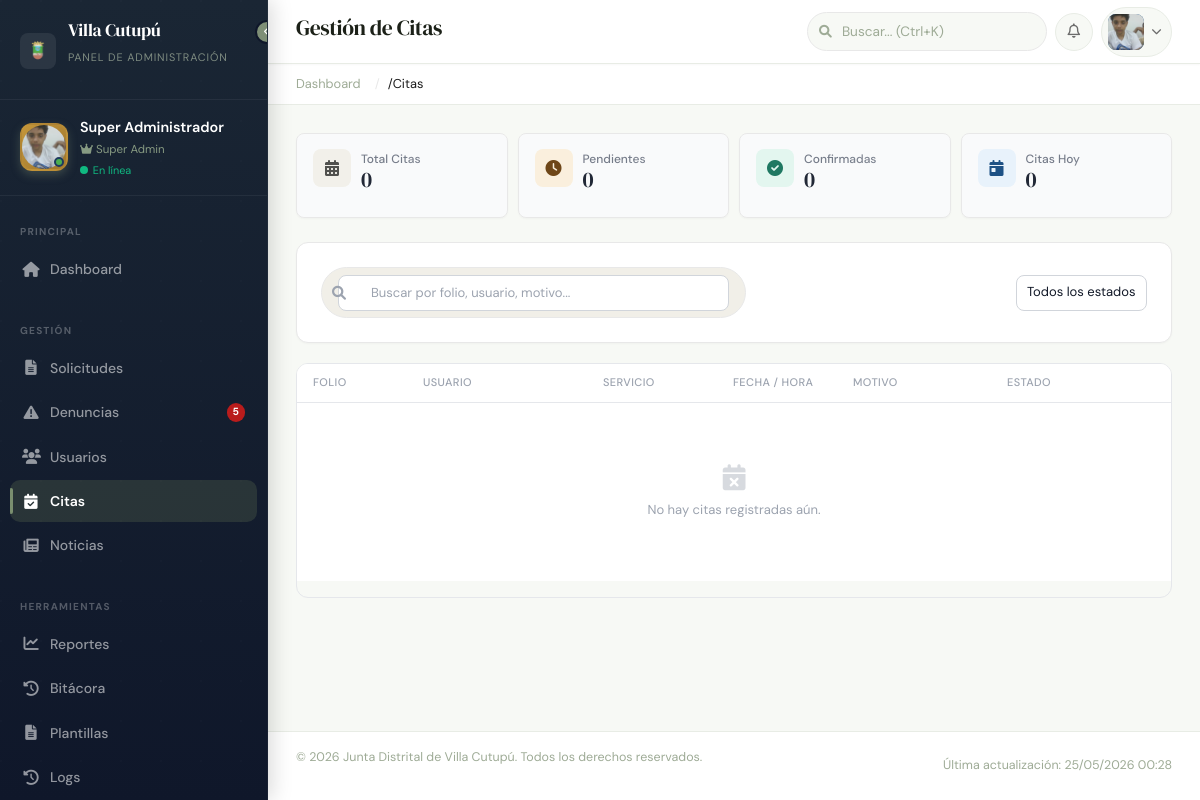
Screenshot of /admin/citas (signed in) with the database file from the repository.
### models/usuario.py (models this page shows, shortened)
class Usuario(db.Model, UserMixin):
    __tablename__ = 'usuarios'
    id = db.Column(db.Integer, primary_key=True)
    email = db.Column(db.String(120), unique=True, nullable=False)
    password = db.Column(db.String(200), nullable=False)
    nombre = db.Column(db.String(100))
    apellidos = db.Column(db.String(100))
    nombre_completo = db.Column(db.String(150))
    cedula = db.Column(db.String(50))
    fecha_nacimiento = db.Column(db.String(50))
    direccion = db.Column(db.Text)
    telefono = db.Column(db.String(50))
    tipo = db.Column(db.String(50), default='ciudadano')
    rol = db.Column(db.String(50), nullable=True)  # Legacy: nombre del rol
    rol_id = db.Column(db.Integer, db.ForeignKey('roles.id'), nullable=True)
    rol_relacion = db.relationship('Rol', back_populates='usuarios', foreign_keys=[rol_id])
    foto_perfil = db.Column(db.String(500))  # legacy/local
    foto_perfil_url = db.Column(db.String(500), nullable=True)  # cloudinary
    foto_perfil_public_id = db.Column(db.String(200), nullable=True)
    google_id = db.Column(db.String(100), nullable=True, unique=True)
    activo = db.Column(db.Boolean, default=True)
    notas_admin = db.Column(db.Text)
    notificaciones_email = db.Column(db.Boolean, default=True)
    notificaciones_whatsapp = db.Column(db.Boolean, default=False)
    fecha_registro = db.Column(db.DateTime, default=datetime.utcnow)
    ultimo_acceso = db.Column(db.DateTime)

### admin.py (the view)
@admin_bp.route("/citas")
@admin_required
def admin_citas():
    try:
        from models.cita import Cita
        citas = Cita.query.all()
        def get_fecha(c):
            if c.fecha:
                if hasattr(c.fecha, 'strftime'):
                    return c.fecha.strftime('%Y-%m-%d') + ' ' + (c.hora or '')
                else:
                    return str(c.fecha) + ' ' + (c.hora or '')
            return (c.hora or '')
        citas.sort(key=get_fecha)
        hoy = datetime.now().strftime('%Y-%m-%d')
        stats = {
            'total': len(citas),
            'pendientes': len([c for c in citas if c.estado == 'pendiente']),
            'confirmadas': len([c for c in citas if c.estado == 'confirmada']),
            'hoy': len([c for c in citas if c.fecha and str(c.fecha) == hoy])
        }
        return render_template("admin/citas.html", citas=citas, stats=stats, servicios=SERVICIOS_CITAS)
    except Exception as e:
        flash(f"Error al cargar citas: {str(e)}", "error")
        return redirect(url_for('admin.dashboard'))

### templates/admin/citas.html (shortened to what this page needs)
{% extends "admin/base_admin.html" %}
{% block page_title %}Gestión de Citas{% endblock %}
{% block breadcrumbs %}
<a href="{{ url_for('admin.dashboard') }}">Dashboard</a> / <span>Citas</span>
{% endblock %}
{% block content %}
<div class="stats-grid">
  <div class="stat-card">
    <div class="stat-icon gray"><i class="fas fa-calendar-alt"></i></div>
    <div class="stat-content">
      <h3>Total Citas</h3>
      <div class="stat-number">{{ stats.total }}</div>
    </div>
  </div>
  <div class="stat-card">
    <div class="stat-icon amber"><i class="fas fa-clock"></i></div>
    <div class="stat-content">
      <h3>Pendientes</h3>
      <div class="stat-number">{{ stats.pendientes }}</div>
    </div>
  </div>
  <div class="stat-card">
    <div class="stat-icon green"><i class="fas fa-check-circle"></i></div>
    <div class="stat-content">
      <h3>Confirmadas</h3>
      <div class="stat-number">{{ stats.confirmadas }}</div>
    </div>
  </div>
  <div class="stat-card">
    <div class="stat-icon blue"><i class="fas fa-calendar-day"></i></div>
    <div class="stat-content">
      <h3>Citas Hoy</h3>
      <div class="stat-number">{{ stats.hoy }}</div>
    </div>
  </div>
</div>
<div class="filters-section">
  <div class="search-box">
    <input type="text" id="searchInput" placeholder="Buscar por folio, usuario, motivo..." autocomplete="off">
  </div>
  <div class="filter-group">
    <select id="estadoFilter" class="filter-select">
      <option value="todos">Todos los estados</option>
    </select>
  </div>
</div>
<div class="table-container">
  <table class="table" id="citasTable">
    <thead>
      <tr>
        <th style="width:110px">Folio</th>
        <th style="width:180px">Usuario</th>
        <th style="width:130px">Servicio</th>
        <th style="width:120px">Fecha / Hora</th>
        <th>Motivo</th>
        <th style="width:120px">Estado</th>
        <th style="width:60px"></th>
      </tr>
    </thead>
    <tbody>
      {% if not citas %}
      <tr>
        <td colspan="7">
          <div class="empty-state">
            <i class="fas fa-calendar-times"></i>
            No hay citas registradas aún.
          </div>
        </td>
      </tr>
      {% endif %}
    </tbody>
  </table>
</div>
{% endblock %}

### templates/admin/base_admin.html (shortened to what this page needs)
<!DOCTYPE html>
<html lang="es">
<head>
    <link rel="stylesheet" href="https://cdn.jsdelivr.net/npm/bootstrap@5.3.0/dist/css/bootstrap.min.css">
    <link rel="stylesheet" href="https://cdnjs.cloudflare.com/ajax/libs/font-awesome/6.0.0/css/all.min.css">
    <link rel="stylesheet" href="{{ url_for('static', filename='css/admin.css') }}">
    <link rel="stylesheet" href="{{ url_for('static', filename='css/admin-enhanced.css') }}">
    <link rel="stylesheet" href="{{ url_for('static', filename='css/admin-users.css') }}">
</head>
<body class="admin-body">
    <div class="admin-wrapper">
        <aside class="admin-sidebar" id="sidebar">
            <div class="admin-sidebar-header">
                <div class="logo-area">
                    <img src="{{ url_for('static', filename='img/logo.png') }}" alt="Escudo" class="sidebar-logo">
                    <div class="logo-text">
                        <h2>Villa Cutupú</h2>
                        <p>Panel de Administración</p>
                    </div>
                </div>
                <button class="sidebar-toggle" id="sidebarToggle">
                    <i class="fas fa-chevron-left"></i>
                </button>
            </div>
            <div class="admin-user-profile">
                <div class="profile-avatar {% if session.get('user_rol') == 'super_admin' %}avatar-super{% endif %}">
                    {% if foto_perfil %}
                        <img src="{{ foto_perfil }}" alt="Foto de perfil" style="width:100%;height:100%;object-fit:cover;border-radius:50%;">
                    {% else %}
                        {{ user_name[0] if user_name else 'A' }}
                    {% endif %}
                    <span class="avatar-status-dot"></span>
                </div>
                <div class="profile-info">
                    <div class="profile-name">{{ user_name }}</div>
                    <div class="profile-role">
                        {% if session.get('user_rol') == 'super_admin' %}
                            <i class="fas fa-crown"></i> Super Admin
                        {% elif session.get('user_rol') == 'admin' %}
                            <i class="fas fa-shield-alt"></i> Administrador
                        {% else %}
                            <i class="fas fa-user-shield"></i> Moderador
                        {% endif %}
                    </div>
                    <div class="profile-status">
                        <span class="status-dot"></span>
                        En línea
                    </div>
                </div>
            </div>
            <nav class="admin-sidebar-nav">
                {% if admin_menu and admin_menu|length > 0 %}
                    {% set secciones = {} %}
                    {% for item in admin_menu if item.activo %}
                        {% set seccion = item.seccion if item.seccion else 'PRINCIPAL' %}
                        {% if seccion not in secciones %}
                            {% set _ = secciones.update({seccion: []}) %}
                        {% endif %}
                        {% set _ = secciones[seccion].append(item) %}
                    {% endfor %}
                    {% for seccion_nombre, items_seccion in secciones.items() %}
                        <div class="nav-section">{{ seccion_nombre|upper }}</div>
                        <ul>
                            {% for item in items_seccion %}
                                <li>
                                    <a href="{{ item.url }}"
                                       class="{% if request.path == item.url or (item.url != '/' and request.path.startswith(item.url)) %}active{% endif %}"
                                       {% if item.nueva_tab %}target="_blank" rel="noopener noreferrer"{% endif %}>
                                        {% if item.icono %}
                                        <i class="{{ item.icono }}"></i>
                                        {% else %}
                                        <i class="fas fa-circle"></i>
                                        {% endif %}
                                        <span>{{ item.etiqueta }}</span>
                                        {% if item.badge %}
                                        <span class="badge-count" id="{{ item.badge_id|default('') }}">{{ item.badge|default('') }}</span>
                                        {% endif %}
                                        {% if request.path == item.url or (item.url != '/' and request.path.startswith(item.url)) %}
                                        <span class="active-indicator"></span>
                                        {% endif %}
                                    </a>
                                </li>
                            {% endfor %}
                        </ul>
                    {% endfor %}
                {% else %}
                    <div class="nav-section">PRINCIPAL</div>
                    <ul>
                        <li>
                            <a href="{{ url_for('admin.dashboard') }}" class="{{ 'active' if request.endpoint == 'admin.dashboard' else '' }}">
                                <i class="fas fa-home"></i>
                                <span>Dashboard</span>
                            </a>
                        </li>
                    </ul>
                    <div class="nav-section">GESTIÓN</div>
                    <ul>
                        <li>
                            <a href="{{ url_for('admin.listar_solicitudes') }}" class="{{ 'active' if request.endpoint == 'admin.listar_solicitudes' else '' }}">
                                <i class="fas fa-file-alt"></i>
                                <span>Solicitudes</span>
                            </a>
                        </li>
                        <li>
                            <a href="{{ url_for('admin.listar_denuncias') }}" class="{{ 'active' if request.endpoint == 'admin.listar_denuncias' else '' }}">
                                <i class="fas fa-exclamation-triangle"></i>
                                <span>Denuncias</span>
                                <span class="badge-count" id="denunciasPendientes">0</span>
                            </a>
                        </li>
                        <li>
                            <a href="{{ url_for('admin.listar_usuarios') }}" class="{{ 'active' if request.endpoint == 'admin.listar_usuarios' else '' }}">
                                <i class="fas fa-users"></i>
                                <span>Usuarios</span>
                            </a>
                        </li>
                        <li>
                            <a href="{{ url_for('admin.admin_citas') }}" class="{{ 'active' if request.endpoint == 'admin.admin_citas' else '' }}">
                                <i class="fas fa-calendar-check"></i>
                                <span>Citas</span>
                            </a>
                        </li>
                        <li>
                            <a href="{{ url_for('admin.admin_noticias') }}" class="{{ 'active' if request.endpoint == 'admin.admin_noticias' else '' }}">
                                <i class="fas fa-newspaper"></i>
                                <span>Noticias</span>
                                {% set pendientes = comentarios_pendientes | default(0) %}
                            </a>
                        </li>
                    </ul>
                    <div class="nav-section">HERRAMIENTAS</div>
                    <ul>
                        <li>
                            <a href="{{ url_for('admin.crear_reporte') }}" class="{{ 'active' if request.endpoint == 'admin.crear_reporte' else '' }}">
                                <i class="fas fa-chart-line"></i>
                                <span>Reportes</span>
                            </a>
                        </li>
                        <li>
                            <a href="{{ url_for('admin.bitacora') }}" class="{{ 'active' if request.endpoint == 'admin.bitacora' else '' }}">
                                <i class="fas fa-history"></i>
                                <span>Bitácora</span>
                            </a>
                        </li>
                        <li>
                            <a href="{{ url_for('admin.admin_plantillas') }}" class="{{ 'active' if request.endpoint == 'admin.admin_plantillas' else '' }}">
                                <i class="fas fa-file-alt"></i>
                                <span>Plantillas</span>
                            </a>
                        </li>
                        <li>
                            <a href="{{ url_for('admin.admin_logs') }}" class="{{ 'active' if request.endpoint == 'admin.admin_logs' else '' }}">
                                <i class="fas fa-history"></i>
                                <span>Logs</span>
                            </a>
                        </li>
                    </ul>
                {% endif %}
            </nav>
        </aside>
        <main class="admin-content" id="mainContent">
            <header class="admin-header">
                <div class="header-left">
                    <h1>{% block page_title %}Dashboard{% endblock %}</h1>
                </div>
                <div class="header-right">
                    <div class="header-search">
                        <input type="text" placeholder="Buscar... (Ctrl+K)" id="globalSearch">
                    </div>
                    <div class="header-notifications">
                        <button class="notifications-btn" id="notificationsBtn">
                            <i class="far fa-bell"></i>
                        </button>
                    </div>
                    <div class="header-profile">
                        <button class="profile-btn" id="profileBtn">
                            <div class="profile-avatar-small">
                                {% if foto_perfil %}
                                    <img src="{{ foto_perfil }}" alt="Foto" style="width:100%;height:100%;object-fit:cover;">
                                {% else %}
                                    {{ user_name[0] if user_name else 'A' }}
                                {% endif %}
                            </div>
                            <i class="fas fa-chevron-down"></i>
                        </button>
                    </div>
                </div>
            </header>
            <div class="admin-breadcrumbs">
                {% block breadcrumbs %}{% endblock %}
            </div>
            <div class="admin-content-inner">
                {% block content %}{% endblock %}
            </div>
            <footer class="admin-footer">
                <div class="footer-left">
                    <p>&copy; 2026 Junta Distrital de Villa Cutupú. Todos los derechos reservados.</p>
                </div>
                <div class="footer-right">
                    <span>Última actualización: <span id="lastUpdate">{{ now.strftime('%d/%m/%Y %H:%M') }}</span></span>
                </div>
            </footer>
        </main>
    </div>
</body>
</html>

### rows the page displays
Usuario: foto_perfil (picture), nombre_completo "Super Administrador"

### other values shown
{{ stats.total }} "0"
{{ stats.pendientes }} "0"
{{ stats.confirmadas }} "0"
{{ stats.hoy }} "0"
